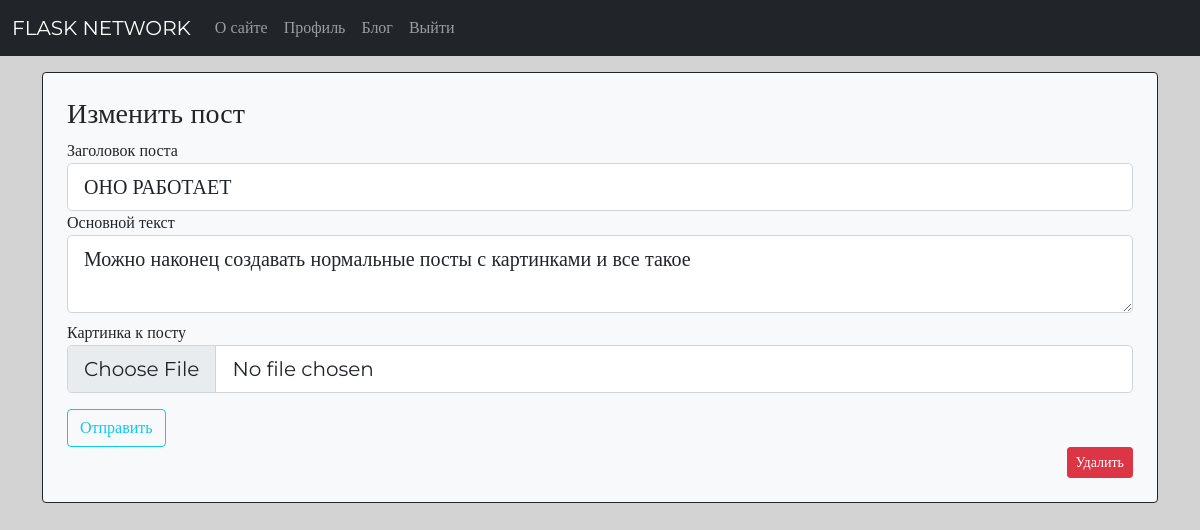
Page /post/13/update (signed in) on the committed database.
### network/models.py (models this page shows, shortened)
class Post(db.Model):
    id = db.Column(db.Integer, primary_key=True)
    title = db.Column(db.String(80))
    content = db.Column(db.String(300))
    post_image = db.Column(db.String)
    date_posted = db.Column(db.DateTime, index=True, default=datetime.utcnow)
    user_id = db.Column(db.Integer, db.ForeignKey('user.id'))
    comments = db.relationship('Comment', backref='parent_post', lazy='dynamic')
    is_hidden = db.Column(db.Boolean, default=False)
    is_edited = db.Column(db.Boolean, default=False)

### network/posts/routes.py (the view)
@posts.route('/post/<int:post_id>/update', methods=["GET", "POST"])
@login_required
def post_update(post_id):
    post = Post.query.get_or_404(post_id)
    if post.author != current_user:
        abort(403)
    form = PostForm()
    if form.validate_on_submit():
        if form.post_image.data:
            post_pic = save_post_image(form.post_image.data)
            post.post_image = post_pic
        else:
            post.post_image = None
        post.title = form.title.data
        post.content = form.content.data
        post.is_hidden = form.hidden.data
        post.is_edited = True
        db.session.commit()
        flash('Пост изменен!', 'success')
        return redirect(request.referrer)
    elif request.method == "GET":
        form.title.data = post.title
        form.content.data = post.content
        form.hidden.data = post.is_hidden
    return render_template('post_update.html', title=post.title, post=post, form=form)

### network/posts/forms.py
class PostForm(FlaskForm):
    title = StringField('Заголовок поста', validators=[DataRequired(),Length(min=2,max=80)])
    content = TextAreaField('Основной текст', validators=[DataRequired(), Length(min=2, max=300)])
    hidden = BooleanField('Скрытый пост')
    post_image = FileField('Картинка к посту', validators=[
        FileAllowed(['jpg', 'png', 'gif', 'bmp'], 'Только картинки!')
    ])
    submit = SubmitField('Отправить')

### network/models.py (called while the page is built)
@login_manager.user_loader
def load_user(user_id):
    return User.query.get(int(user_id))

### network/templates/post_update.html (shortened to what this page needs)
{% extends 'base.html' %}
{% block content%}
<div class="container mb-3 bg-light text-dark mt-3 p-4 border border-dark border-1 rounded">
    <h3>Изменить пост</h3>
    <form action="" method="post" enctype="multipart/form-data">
        <fieldset class="form-group">
            <div class ="form-group">
                {{form.title.label(class="form-control-label")}}
                {% if form.title.errors %}
                    {{ form.title(class="form-control form-control-lg is-invalid",)}}
                <div class="invalid-feedback">
                    {% for error in form.title.errors %}
                        <span>{{ error }}</span>
                    {% endfor %}
                </div>
                {% else %}
                    {{ form.title(class="form-control form-control-lg",) }}
                {% endif %}
            </div>
            <div class ="form-group mb-2">
                {{form.content.label(class="form-control-label")}}
                {% if form.content.errors %}
                    {{ form.content(class="form-control form-control-lg is-invalid", id="floatingTextarea2", style="height: 100px")}}
                <div class="invalid-feedback">
                    {% for error in form.content.errors %}
                        <span>{{ error }}</span>
                    {% endfor %}
                </div>
                {% else %}
                    {{ form.content(class="form-control form-control-lg") }}
                {% endif %}
            </div>
            <div class ="form-group">
            {{form.post_image.label(class="form-control-label")}}
            {% if form.post_image.errors %}
                {{ form.post_image(class="form-control form-control-lg is-invalid",)}}
            <div class="invalid-feedback">
                {% for error in form.post_image.errors %}
                    <span>{{ error }}</span>
                {% endfor %}
            </div>
            {% else %}
                {{ form.post_image(class="form-control form-control-lg")}}
            {% endif %}
        </div>
        </fieldset>
            <div class="form-group mt-3 col">
                {{ form.submit(class="btn btn-outline-info") }}
        </div>
    </form>
    <div class="col d-grid gap-2 d-md-flex justify-content-md-end align-items-center">
                <button class="btn btn-danger btn-sm " data-bs-toggle="modal" data-bs-target="#deleteModal" >Удалить</button>
    </div>
</div>
{% endblock content%}

### network/static/styles.css (style rules this page uses)
body { font-family: 'Montserrat'; background-color: lightgray; }

### rows in the picture
Post: title "ОНО РАБОТАЕТ", content "Можно наконец создавать нормальные посты с картинками и все такое"
